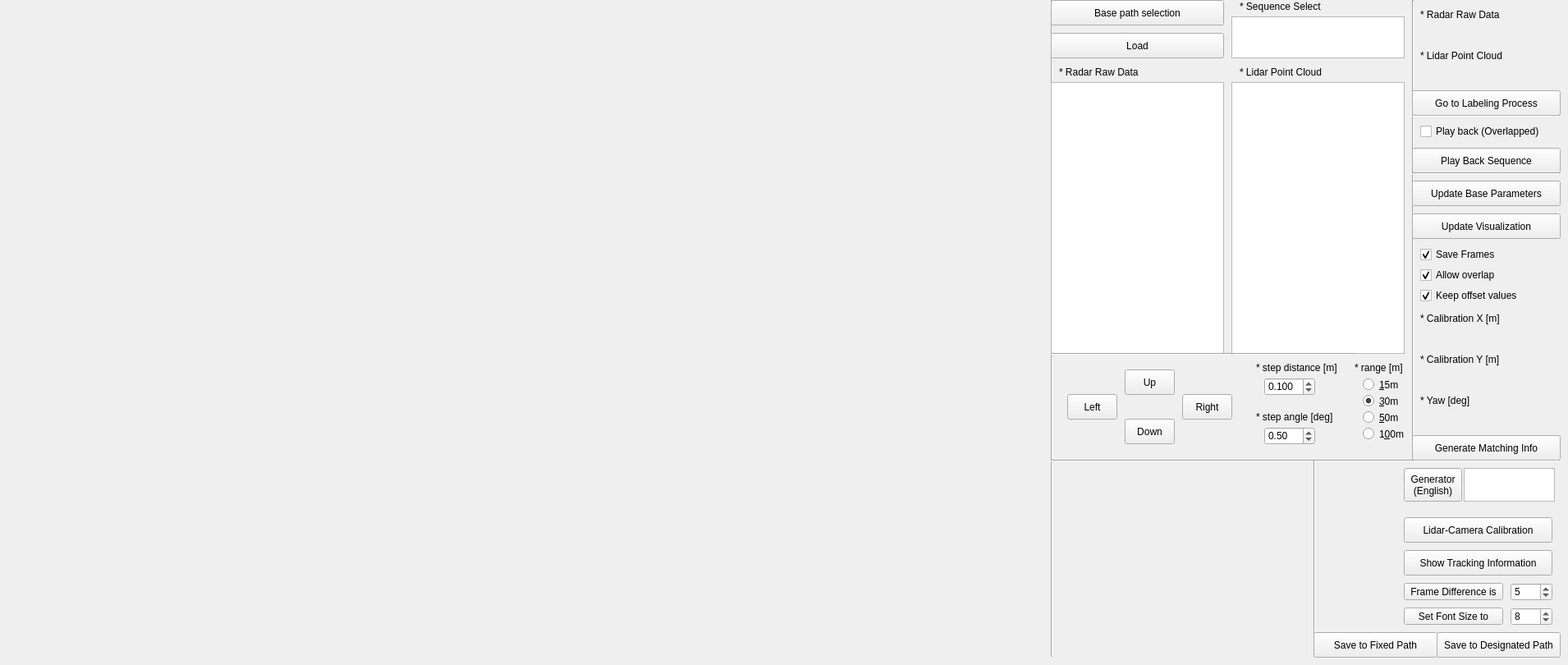
    <widget class="QWidget" name="page_1">
     <widget class="QLabel" name="labelBevCalibrate">
      <property name="geometry">
       <rect>
        <x>0</x>
        <y>0</y>
        <width>1280</width>
        <height>800</height>
       </rect>
      </property>
      <property name="text">
       <string/>
      </property>
     </widget>
     <widget class="Line" name="line_10">
      <property name="geometry">
       <rect>
        <x>1280</x>
        <y>0</y>
        <width>3</width>
        <height>800</height>
       </rect>
      </property>
      <property name="orientation">
       <enum>Qt::Vertical</enum>
      </property>
     </widget>
     <widget class="QListWidget" name="listWidgetLidar">
      <property name="geometry">
       <rect>
        <x>1500</x>
        <y>100</y>
        <width>211</width>
        <height>331</height>
       </rect>
      </property>
     </widget>
     <widget class="QLabel" name="label_25">
      <property name="geometry">
       <rect>
        <x>1510</x>
        <y>80</y>
        <width>111</width>
        <height>16</height>
       </rect>
      </property>
      <property name="text">
       <string>* Lidar Point Cloud</string>
      </property>
     </widget>
     <widget class="QListWidget" name="listWidgetRadar">
      <property name="geometry">
       <rect>
        <x>1280</x>
        <y>100</y>
        <width>211</width>
        <height>331</height>
       </rect>
      </property>
     </widget>
     <widget class="QLabel" name="label_13">
      <property name="geometry">
       <rect>
        <x>1290</x>
        <y>80</y>
        <width>111</width>
        <height>16</height>
       </rect>
      </property>
      <property name="text">
       <string>* Radar Raw Data</string>
      </property>
     </widget>
     <widget class="QPushButton" name="pushButtonCalib_0">
      <property name="geometry">
       <rect>
        <x>1370</x>
        <y>450</y>
        <width>61</width>
        <height>31</height>
       </rect>
      </property>
      <property name="text">
       <string>Up</string>
      </property>
     </widget>
     <widget class="QPushButton" name="pushButtonCalib_1">
      <property name="geometry">
       <rect>
        <x>1300</x>
        <y>480</y>
        <width>61</width>
        <height>31</height>
       </rect>
      </property>
      <property name="text">
       <string>Left</string>
      </property>
     </widget>
     <widget class="QPushButton" name="pushButtonCalib_2">
      <property name="geometry">
       <rect>
        <x>1440</x>
        <y>480</y>
        <width>61</width>
        <height>31</height>
       </rect>
      </property>
      <property name="text">
       <string>Right</string>
      </property>
     </widget>
     <widget class="QPushButton" name="pushButtonCalib_3">
      <property name="geometry">
       <rect>
        <x>1370</x>
        <y>510</y>
        <width>61</width>
        <height>31</height>
       </rect>
      </property>
      <property name="text">
       <string>Down</string>
      </property>
     </widget>
     <widget class="Line" name="line_11">
      <property name="geometry">
       <rect>
        <x>1720</x>
        <y>0</y>
        <width>3</width>
        <height>560</height>
       </rect>
      </property>
      <property name="orientation">
       <enum>Qt::Vertical</enum>
      </property>
     </widget>
     <widget class="QPushButton" name="pushButtonCalib_6">
      <property name="geometry">
       <rect>
        <x>1280</x>
        <y>0</y>
        <width>211</width>
        <height>31</height>
       </rect>
      </property>
      <property name="text">
       <string>Base path selection</string>
      </property>
     </widget>
     <widget class="QListWidget" name="listWidgetSequence">
      <property name="geometry">
       <rect>
        <x>1500</x>
        <y>20</y>
        <width>211</width>
        <height>51</height>
       </rect>
      </property>
     </widget>
     <widget class="QLabel" name="label_14">
      <property name="geometry">
       <rect>
        <x>1510</x>
        <y>0</y>
        <width>141</width>
        <height>16</height>
       </rect>
      </property>
      <property name="text">
       <string>* Sequence Select</string>
      </property>
     </widget>
     <widget class="QPushButton" name="pushButtonCalib_7">
      <property name="geometry">
       <rect>
        <x>1280</x>
        <y>40</y>
        <width>211</width>
        <height>31</height>
       </rect>
      </property>
      <property name="text">
       <string>Load</string>
      </property>
     </widget>
     <widget class="QLabel" name="label_15">
      <property name="geometry">
       <rect>
        <x>1530</x>
        <y>440</y>
        <width>111</width>
        <height>16</height>
       </rect>
      </property>
      <property name="text">
       <string>* step distance [m]</string>
      </property>
     </widget>
     <widget class="QLabel" name="label_16">
      <property name="geometry">
       <rect>
        <x>1530</x>
        <y>500</y>
        <width>111</width>
        <height>16</height>
       </rect>
      </property>
      <property name="text">
       <string>* step angle [deg]</string>
      </property>
     </widget>
     <widget class="Line" name="line">
      <property name="geometry">
       <rect>
        <x>1280</x>
        <y>430</y>
        <width>370</width>
        <height>3</height>
       </rect>
      </property>
      <property name="orientation">
       <enum>Qt::Horizontal</enum>
      </property>
     </widget>
     <widget class="Line" name="line_12">
      <property name="geometry">
       <rect>
        <x>1280</x>
        <y>560</y>
        <width>620</width>
        <height>3</height>
       </rect>
      </property>
      <property name="orientation">
       <enum>Qt::Horizontal</enum>
      </property>
     </widget>
     <widget class="QDoubleSpinBox" name="doubleSpinBox_0">
      <property name="geometry">
       <rect>
        <x>1540</x>
        <y>460</y>
        <width>62</width>
        <height>22</height>
       </rect>
      </property>
      <property name="decimals">
       <number>3</number>
      </property>
      <property name="singleStep">
       <double>0.010000000000000</double>
      </property>
      <property name="value">
       <double>0.100000000000000</double>
      </property>
     </widget>
     <widget class="QDoubleSpinBox" name="doubleSpinBox_1">
      <property name="geometry">
       <rect>
        <x>1540</x>
        <y>520</y>
        <width>62</width>
        <height>22</height>
       </rect>
      </property>
      <property name="singleStep">
       <double>0.100000000000000</double>
      </property>
      <property name="value">
       <double>0.500000000000000</double>
      </property>
     </widget>
     <widget class="Line" name="line_13">
      <property name="geometry">
       <rect>
        <x>1720</x>
        <y>140</y>
        <width>180</width>
        <height>3</height>
       </rect>
      </property>
      <property name="orientation">
       <enum>Qt::Horizontal</enum>
      </property>
     </widget>
     <widget class="QPushButton" name="pushButtonCalib_8">
      <property name="geometry">
       <rect>
        <x>1720</x>
        <y>110</y>
        <width>181</width>
        <height>31</height>
       </rect>
      </property>
      <property name="text">
       <string>Go to Labeling Process</string>
      </property>
     </widget>
     <widget class="QLabel" name="label_17">
      <property name="geometry">
       <rect>
        <x>1730</x>
        <y>60</y>
        <width>111</width>
        <height>16</height>
       </rect>
      </property>
      <property name="text">
       <string>* Lidar Point Cloud</string>
      </property>
     </widget>
     <widget class="QLabel" name="label_18">
      <property name="geometry">
       <rect>
        <x>1740</x>
        <y>80</y>
        <width>141</width>
        <height>20</height>
       </rect>
      </property>
      <property name="text">
       <string/>
      </property>
     </widget>
     <widget class="QLabel" name="label_19">
      <property name="geometry">
       <rect>
        <x>1740</x>
        <y>30</y>
        <width>141</width>
        <height>20</height>
       </rect>
      </property>
      <property name="text">
       <string/>
      </property>
     </widget>
     <widget class="QLabel" name="label_20">
      <property name="geometry">
       <rect>
        <x>1730</x>
        <y>10</y>
        <width>111</width>
        <height>16</height>
       </rect>
      </property>
      <property name="text">
       <string>* Radar Raw Data</string>
      </property>
     </widget>
     <widget class="QLabel" name="labelCalibImg">
      <property name="geometry">
       <rect>
        <x>1280</x>
        <y>560</y>
        <width>320</width>
        <height>240</height>
       </rect>
      </property>
      <property name="text">
       <string/>
      </property>
     </widget>
     <widget class="Line" name="line_14">
      <property name="geometry">
       <rect>
        <x>1600</x>
        <y>560</y>
        <width>3</width>
        <height>240</height>
       </rect>
      </property>
      <property name="orientation">
       <enum>Qt::Vertical</enum>
      </property>
     </widget>
     <widget class="QPushButton" name="pushButtonCalib_9">
      <property name="geometry">
       <rect>
        <x>1600</x>
        <y>770</y>
        <width>151</width>
        <height>31</height>
       </rect>
      </property>
      <property name="text">
       <string>Save to Fixed Path</string>
      </property>
     </widget>
     <widget class="QPushButton" name="pushButtonCalib_10">
      <property name="geometry">
       <rect>
        <x>1750</x>
        <y>770</y>
        <width>151</width>
        <height>31</height>
       </rect>
      </property>
      <property name="text">
       <string>Save to Designated Path</string>
      </property>
     </widget>
     <widget class="QPushButton" name="pushButtonCalib_11">
      <property name="geometry">
       <rect>
        <x>1720</x>
        <y>260</y>
        <width>181</width>
        <height>31</height>
       </rect>
      </property>
      <property name="text">
       <string>Update Visualization</string>
      </property>
     </widget>
     <widget class="QPushButton" name="pushButtonCalib_12">
      <property name="geometry">
       <rect>
        <x>1720</x>
        <y>220</y>
        <width>181</width>
        <height>31</height>
       </rect>
      </property>
      <property name="text">
       <string>Update Base Parameters</string>
      </property>
     </widget>
     <widget class="QCheckBox" name="checkBox_2">
      <property name="geometry">
       <rect>
        <x>1730</x>
        <y>325</y>
        <width>121</width>
        <height>20</height>
       </rect>
      </property>
      <property name="text">
       <string>Allow overlap</string>
      </property>
      <property name="checked">
       <bool>true</bool>
      </property>
     </widget>
     <widget class="QCheckBox" name="checkBox_3">
      <property name="geometry">
       <rect>
        <x>1730</x>
        <y>150</y>
        <width>161</width>
        <height>20</height>
       </rect>
      </property>
      <property name="text">
       <string>Play back (Overlapped)</string>
      </property>
      <property name="checked">
       <bool>false</bool>
      </property>
     </widget>
     <widget class="QPushButton" name="pushButtonCalib_13">
      <property name="geometry">
       <rect>
        <x>1720</x>
        <y>180</y>
        <width>181</width>
        <height>31</height>
       </rect>
      </property>
      <property name="text">
       <string>Play Back Sequence</string>
      </property>
     </widget>
     <widget class="QLabel" name="label_26">
      <property name="geometry">
       <rect>
        <x>1730</x>
        <y>380</y>
        <width>111</width>
        <height>16</height>
       </rect>
      </property>
      <property name="text">
       <string>* Calibration X [m]</string>
      </property>
     </widget>
     <widget class="QLabel" name="label_27">
      <property name="geometry">
       <rect>
        <x>1740</x>
        <y>400</y>
        <width>141</width>
        <height>20</height>
       </rect>
      </property>
      <property name="text">
       <string/>
      </property>
     </widget>
     <widget class="QLabel" name="label_28">
      <property name="geometry">
       <rect>
        <x>1740</x>
        <y>450</y>
        <width>141</width>
        <height>20</height>
       </rect>
      </property>
      <property name="text">
       <string/>
      </property>
     </widget>
     <widget class="QLabel" name="label_29">
      <property name="geometry">
       <rect>
        <x>1730</x>
        <y>430</y>
        <width>111</width>
        <height>16</height>
       </rect>
      </property>
      <property name="text">
       <string>* Calibration Y [m]</string>
      </property>
     </widget>
     <widget class="QLabel" name="label_30">
      <property name="geometry">
       <rect>
        <x>1730</x>
        <y>480</y>
        <width>111</width>
        <height>16</height>
       </rect>
      </property>
      <property name="text">
       <string>* Yaw [deg]</string>
      </property>
     </widget>
     <widget class="QLabel" name="label_31">
      <property name="geometry">
       <rect>
        <x>1740</x>
        <y>500</y>
        <width>141</width>
        <height>20</height>
       </rect>
      </property>
      <property name="text">
       <string/>
      </property>
     </widget>
     <widget class="QCheckBox" name="checkBox_4">
      <property name="geometry">
       <rect>
        <x>1730</x>
        <y>350</y>
        <width>121</width>
        <height>20</height>
       </rect>
      </property>
      <property name="text">
       <string>Keep offset values</string>
      </property>
      <property name="checked">
       <bool>true</bool>
      </property>
     </widget>
     <widget class="QPushButton" name="pushButtonCalib_14">
      <property name="geometry">
       <rect>
        <x>1720</x>
        <y>530</y>
        <width>181</width>
        <height>31</height>
       </rect>
      </property>
      <property name="text">
       <string>Generate Matching Info</string>
      </property>
     </widget>
     <widget class="Line" name="line_15">
      <property name="geometry">
       <rect>
        <x>1720</x>
        <y>210</y>
        <width>180</width>
        <height>3</height>
       </rect>
      </property>
      <property name="orientation">
       <enum>Qt::Horizontal</enum>
      </property>
     </widget>
     <widget class="QRadioButton" name="radioButtonCalib_0">
      <property name="geometry">
       <rect>
        <x>1660</x>
        <y>460</y>
        <width>51</width>
        <height>17</height>
       </rect>
      </property>
      <property name="text">
       <string>&amp;15m</string>
      </property>
      <property name="checked">
       <bool>false</bool>
      </property>
     </widget>
     <widget class="QRadioButton" name="radioButtonCalib_1">
      <property name="geometry">
       <rect>
        <x>1660</x>
        <y>480</y>
        <width>51</width>
        <height>17</height>
       </rect>
      </property>
      <property name="text">
       <string>&amp;30m</string>
      </property>
      <property name="checked">
       <bool>true</bool>
      </property>
     </widget>
     <widget class="QRadioButton" name="radioButtonCalib_2">
      <property name="geometry">
       <rect>
        <x>1660</x>
        <y>500</y>
        <width>51</width>
        <height>17</height>
       </rect>
      </property>
      <property name="text">
       <string>&amp;50m</string>
      </property>
     </widget>
     <widget class="QRadioButton" name="radioButtonCalib_3">
      <property name="geometry">
       <rect>
        <x>1660</x>
        <y>520</y>
        <width>51</width>
        <height>17</height>
       </rect>
      </property>
      <property name="text">
       <string>1&amp;00m</string>
      </property>
     </widget>
     <widget class="QLabel" name="label_32">
      <property name="geometry">
       <rect>
        <x>1650</x>
        <y>440</y>
        <width>61</width>
        <height>16</height>
       </rect>
      </property>
      <property name="text">
       <string>* range [m]</string>
      </property>
     </widget>
     <widget class="QPushButton" name="pushButtonCalib_15">
      <property name="geometry">
       <rect>
        <x>1710</x>
        <y>740</y>
        <width>121</width>
        <height>21</height>
       </rect>
      </property>
      <property name="text">
       <string>Set Font Size to</string>
      </property>
     </widget>
     <widget class="QSpinBox" name="spinBoxFont">
      <property name="geometry">
       <rect>
        <x>1840</x>
        <y>740</y>
        <width>51</width>
        <height>22</height>
       </rect>
      </property>
      <property name="value">
       <number>8</number>
      </property>
     </widget>
     <widget class="QPushButton" name="pushButtonCalib_16">
      <property name="geometry">
       <rect>
        <x>1710</x>
        <y>710</y>
        <width>121</width>
        <height>21</height>
       </rect>
      </property>
      <property name="text">
       <string>Frame Difference is</string>
      </property>
     </widget>
     <widget class="QSpinBox" name="spinBoxDelay">
      <property name="geometry">
       <rect>
        <x>1840</x>
        <y>710</y>
        <width>51</width>
        <height>22</height>
       </rect>
      </property>
      <property name="minimum">
       <number>-99</number>
      </property>
      <property name="value">
       <number>5</number>
      </property>
     </widget>
     <widget class="QPushButton" name="pushButtonCalib_17">
      <property name="geometry">
       <rect>
        <x>1710</x>
        <y>570</y>
        <width>71</width>
        <height>41</height>
       </rect>
      </property>
      <property name="text">
       <string>Generator
(English)</string>
      </property>
     </widget>
     <widget class="QTextEdit" name="textEditNameLabeler">
      <property name="geometry">
       <rect>
        <x>1783</x>
        <y>570</y>
        <width>111</width>
        <height>41</height>
       </rect>
      </property>
     </widget>
     <widget class="QCheckBox" name="checkBox_6">
      <property name="geometry">
       <rect>
        <x>1730</x>
        <y>300</y>
        <width>121</width>
        <height>20</height>
       </rect>
      </property>
      <property name="text">
       <string>Save Frames</string>
      </property>
      <property name="checked">
       <bool>true</bool>
      </property>
     </widget>
     <widget class="QPushButton" name="pushButtonCalib_18">
      <property name="geometry">
       <rect>
        <x>1710</x>
        <y>630</y>
        <width>181</width>
        <height>31</height>
       </rect>
      </property>
      <property name="text">
       <string>Lidar-Camera Calibration</string>
      </property>
     </widget>
     <widget class="QPushButton" name="pushButtonCalib_19">
      <property name="geometry">
       <rect>
        <x>1710</x>
        <y>670</y>
        <width>181</width>
        <height>31</height>
       </rect>
      </property>
      <property name="text">
       <string>Show Tracking Information</string>
      </property>
     </widget>
    </widget>
